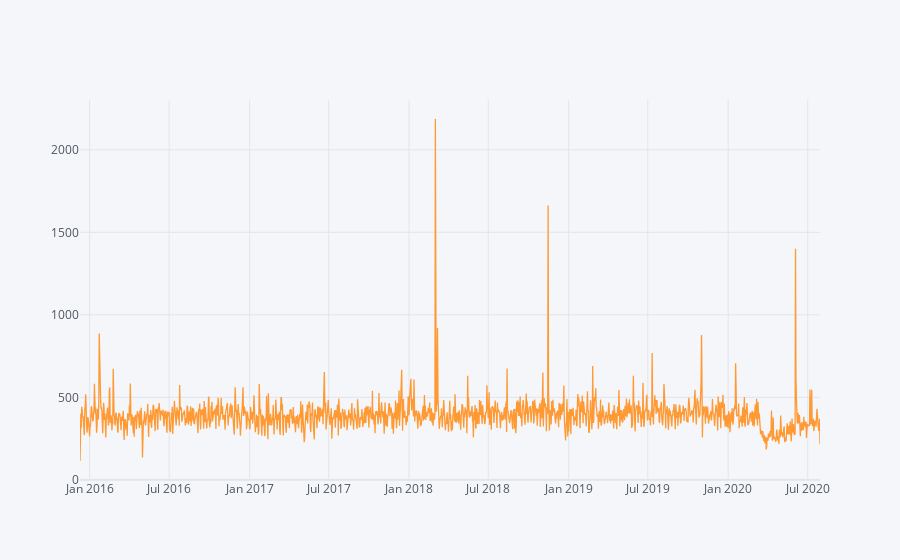

Notebook code cell kept with this figure:
### Code cell
df.groupby('Date').count()['twp'].iplot()

### Figure 1 — Plotly figure (JSON) as saved in the notebook; plotly's stock layout.template omitted (floating-point values rounded to 4 significant figures; data arrays with more than 128 entries replaced by an {"elided": "..."} marker saying what was removed)
{"data": [{"line": {"color": "rgba(255, 153, 51, 1.0)", "dash": "solid", "shape": "linear", "width": 1.3}, "mode": "lines", "name": "twp", "text": "", "type": "scatter", "x": {"elided": "1694 str values"}, "y": {"elided": "1694 int values"}}], "layout": {"legend": {"bgcolor": "#F5F6F9", "font": {"color": "#4D5663"}}, "paper_bgcolor": "#F5F6F9", "plot_bgcolor": "#F5F6F9", "title": {"font": {"color": "#4D5663"}}, "xaxis": {"gridcolor": "#E1E5ED", "showgrid": true, "tickfont": {"color": "#4D5663"}, "title": {"font": {"color": "#4D5663"}, "text": ""}, "zerolinecolor": "#E1E5ED"}, "yaxis": {"gridcolor": "#E1E5ED", "showgrid": true, "tickfont": {"color": "#4D5663"}, "title": {"font": {"color": "#4D5663"}, "text": ""}, "zerolinecolor": "#E1E5ED"}}}
